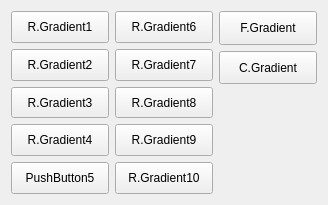
<?xml version="1.0" encoding="UTF-8"?>
<ui version="4.0">
 <class>GradientPageClass</class>
 <widget class="QWidget" name="GradientPageClass">
  <property name="geometry">
   <rect>
    <x>0</x>
    <y>0</y>
    <width>328</width>
    <height>205</height>
   </rect>
  </property>
  <property name="windowTitle">
   <string>Form</string>
  </property>
  <layout class="QHBoxLayout" name="horizontalLayout">
   <item>
    <layout class="QVBoxLayout" name="verticalLayout" stretch="1,1,1,1,1">
     <item>
      <widget class="BtnCtrl" name="RGBtn">
       <property name="sizePolicy">
        <sizepolicy hsizetype="Expanding" vsizetype="Expanding">
         <horstretch>0</horstretch>
         <verstretch>0</verstretch>
        </sizepolicy>
       </property>
       <property name="text">
        <string>R.Gradient1</string>
       </property>
      </widget>
     </item>
     <item>
      <widget class="BtnCtrl" name="RGBtn2">
       <property name="sizePolicy">
        <sizepolicy hsizetype="Expanding" vsizetype="Expanding">
         <horstretch>0</horstretch>
         <verstretch>0</verstretch>
        </sizepolicy>
       </property>
       <property name="text">
        <string>R.Gradient2</string>
       </property>
      </widget>
     </item>
     <item>
      <widget class="BtnCtrl" name="RGBtn3">
       <property name="sizePolicy">
        <sizepolicy hsizetype="Expanding" vsizetype="Expanding">
         <horstretch>0</horstretch>
         <verstretch>0</verstretch>
        </sizepolicy>
       </property>
       <property name="text">
        <string>R.Gradient3</string>
       </property>
      </widget>
     </item>
     <item>
      <widget class="BtnCtrl" name="RGBtn4">
       <property name="sizePolicy">
        <sizepolicy hsizetype="Expanding" vsizetype="Expanding">
         <horstretch>0</horstretch>
         <verstretch>0</verstretch>
        </sizepolicy>
       </property>
       <property name="text">
        <string>R.Gradient4</string>
       </property>
      </widget>
     </item>
     <item>
      <widget class="BtnCtrl" name="RGBtn5">
       <property name="sizePolicy">
        <sizepolicy hsizetype="Expanding" vsizetype="Expanding">
         <horstretch>0</horstretch>
         <verstretch>0</verstretch>
        </sizepolicy>
       </property>
       <property name="text">
        <string>PushButton5</string>
       </property>
      </widget>
     </item>
    </layout>
   </item>
   <item>
    <layout class="QVBoxLayout" name="verticalLayout_2" stretch="1,1,1,1,1">
     <item>
      <widget class="BtnCtrl" name="RGBtn6">
       <property name="sizePolicy">
        <sizepolicy hsizetype="Expanding" vsizetype="Expanding">
         <horstretch>0</horstretch>
         <verstretch>0</verstretch>
        </sizepolicy>
       </property>
       <property name="text">
        <string>R.Gradient6</string>
       </property>
      </widget>
     </item>
     <item>
      <widget class="BtnCtrl" name="RGBtn7">
       <property name="sizePolicy">
        <sizepolicy hsizetype="Expanding" vsizetype="Expanding">
         <horstretch>0</horstretch>
         <verstretch>0</verstretch>
        </sizepolicy>
       </property>
       <property name="text">
        <string>R.Gradient7</string>
       </property>
      </widget>
     </item>
     <item>
      <widget class="BtnCtrl" name="RGBtn8">
       <property name="sizePolicy">
        <sizepolicy hsizetype="Expanding" vsizetype="Expanding">
         <horstretch>0</horstretch>
         <verstretch>0</verstretch>
        </sizepolicy>
       </property>
       <property name="text">
        <string>R.Gradient8</string>
       </property>
      </widget>
     </item>
     <item>
      <widget class="BtnCtrl" name="RGBtn9">
       <property name="sizePolicy">
        <sizepolicy hsizetype="Expanding" vsizetype="Expanding">
         <horstretch>0</horstretch>
         <verstretch>0</verstretch>
        </sizepolicy>
       </property>
       <property name="text">
        <string>R.Gradient9</string>
       </property>
      </widget>
     </item>
     <item>
      <widget class="BtnCtrl" name="RGBtn10">
       <property name="sizePolicy">
        <sizepolicy hsizetype="Expanding" vsizetype="Expanding">
         <horstretch>0</horstretch>
         <verstretch>0</verstretch>
        </sizepolicy>
       </property>
       <property name="text">
        <string>R.Gradient10</string>
       </property>
      </widget>
     </item>
    </layout>
   </item>
   <item>
    <layout class="QVBoxLayout" name="verticalLayout_4" stretch="2,3">
     <item>
      <layout class="QVBoxLayout" name="verticalLayout_3" stretch="1,1">
       <item>
        <widget class="BtnCtrl" name="FGBtn">
         <property name="sizePolicy">
          <sizepolicy hsizetype="Expanding" vsizetype="Expanding">
           <horstretch>0</horstretch>
           <verstretch>0</verstretch>
          </sizepolicy>
         </property>
         <property name="text">
          <string>F.Gradient</string>
         </property>
        </widget>
       </item>
       <item>
        <widget class="BtnCtrl" name="CGBtn">
         <property name="sizePolicy">
          <sizepolicy hsizetype="Expanding" vsizetype="Expanding">
           <horstretch>0</horstretch>
           <verstretch>0</verstretch>
          </sizepolicy>
         </property>
         <property name="text">
          <string>C.Gradient</string>
         </property>
        </widget>
       </item>
      </layout>
     </item>
     <item>
      <spacer name="verticalSpacer">
       <property name="orientation">
        <enum>Qt::Vertical</enum>
       </property>
       <property name="sizeHint" stdset="0">
        <size>
         <width>20</width>
         <height>40</height>
        </size>
       </property>
      </spacer>
     </item>
    </layout>
   </item>
  </layout>
 </widget>
 <customwidgets>
  <customwidget>
   <class>BtnCtrl</class>
   <extends>QPushButton</extends>
   <header>btnctrl.h</header>
  </customwidget>
 </customwidgets>
 <resources/>
 <connections/>
</ui>
